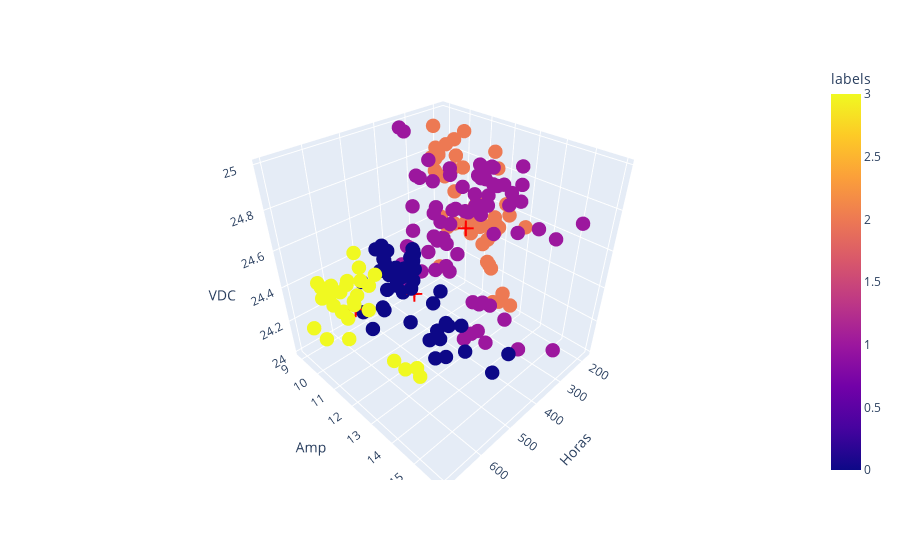

The notebook cell this image was saved under:
### Markdown cell above
Graficamos los cluster optimos en 3D

### Code cell
import plotly.express as px
fig = px.scatter_3d(data_frame=ds, x='Horas', y='Amp', z='VDC',color='labels')
fig.update_traces(marker_size=5)
# Una capa mas (Centroides)
fig.add_trace(px.scatter_3d(data_frame=cc, x='A', y='B', z='C').update_traces(marker=dict(symbol='cross', color='red')).data[0])
fig.show()

### Figure 1 — Plotly figure (JSON) as saved in the notebook; plotly's stock layout.template omitted (floating-point values rounded to 4 significant figures; data arrays with more than 128 entries replaced by an {"elided": "..."} marker saying what was removed)
{"data": [{"hovertemplate": "Horas=%{x}<br>Amp=%{y}<br>VDC=%{z}<br>labels=%{marker.color}<extra></extra>", "legendgroup": "", "marker": {"color": {"elided": "200 int values"}, "coloraxis": "coloraxis", "size": 5, "symbol": "circle"}, "mode": "markers", "name": "", "scene": "scene", "showlegend": false, "type": "scatter3d", "x": {"elided": "200 int values"}, "y": {"elided": "200 float values"}, "z": {"elided": "200 float values"}}, {"hovertemplate": "A=%{x}<br>B=%{y}<br>C=%{z}<extra></extra>", "legendgroup": "", "marker": {"color": "red", "symbol": "cross"}, "mode": "markers", "name": "", "scene": "scene", "showlegend": false, "type": "scatter3d", "x": [337.2, 480.4, 632.8, 221.3], "y": [12.08, 11.59, 11.14, 10.83], "z": [24.62, 24.35, 24.38, 24.56]}], "layout": {"coloraxis": {"colorbar": {"title": {"text": "labels"}}, "colorscale": [[0, "#0d0887"], [0.1111, "#46039f"], [0.2222, "#7201a8"], [0.3333, "#9c179e"], [0.4444, "#bd3786"], [0.5556, "#d8576b"], [0.6667, "#ed7953"], [0.7778, "#fb9f3a"], [0.8889, "#fdca26"], [1, "#f0f921"]]}, "legend": {"tracegroupgap": 0}, "margin": {"t": 60}, "scene": {"domain": {"x": [0, 1], "y": [0, 1]}, "xaxis": {"title": {"text": "Horas"}}, "yaxis": {"title": {"text": "Amp"}}, "zaxis": {"title": {"text": "VDC"}}}}}
